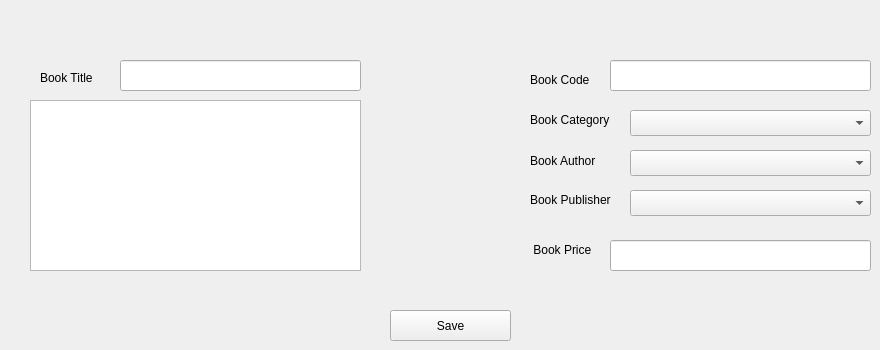
      <widget class="QWidget" name="tab_6">
       <attribute name="title">
        <string>Add New Book</string>
       </attribute>
       <widget class="QLabel" name="label_33">
        <property name="geometry">
         <rect>
          <x>530</x>
          <y>70</y>
          <width>71</width>
          <height>20</height>
         </rect>
        </property>
        <property name="text">
         <string>Book Code</string>
        </property>
       </widget>
       <widget class="QLabel" name="label_34">
        <property name="geometry">
         <rect>
          <x>530</x>
          <y>140</y>
          <width>91</width>
          <height>41</height>
         </rect>
        </property>
        <property name="text">
         <string>Book Author</string>
        </property>
       </widget>
       <widget class="QLabel" name="label_35">
        <property name="geometry">
         <rect>
          <x>40</x>
          <y>70</y>
          <width>71</width>
          <height>16</height>
         </rect>
        </property>
        <property name="text">
         <string>Book Title</string>
        </property>
       </widget>
       <widget class="QPlainTextEdit" name="plainTextEdit_6">
        <property name="geometry">
         <rect>
          <x>30</x>
          <y>100</y>
          <width>331</width>
          <height>171</height>
         </rect>
        </property>
       </widget>
       <widget class="QPushButton" name="pushButton_12">
        <property name="geometry">
         <rect>
          <x>390</x>
          <y>310</y>
          <width>121</width>
          <height>31</height>
         </rect>
        </property>
        <property name="text">
         <string>Save</string>
        </property>
       </widget>
       <widget class="QLabel" name="label_36">
        <property name="geometry">
         <rect>
          <x>530</x>
          <y>240</y>
          <width>71</width>
          <height>20</height>
         </rect>
        </property>
        <property name="text">
         <string> Book Price</string>
        </property>
       </widget>
       <widget class="QLineEdit" name="lineEdit_18">
        <property name="geometry">
         <rect>
          <x>610</x>
          <y>60</y>
          <width>261</width>
          <height>31</height>
         </rect>
        </property>
       </widget>
       <widget class="QComboBox" name="comboBox_18">
        <property name="geometry">
         <rect>
          <x>630</x>
          <y>190</y>
          <width>241</width>
          <height>26</height>
         </rect>
        </property>
       </widget>
       <widget class="QLineEdit" name="lineEdit_19">
        <property name="geometry">
         <rect>
          <x>610</x>
          <y>240</y>
          <width>261</width>
          <height>31</height>
         </rect>
        </property>
       </widget>
       <widget class="QLabel" name="label_37">
        <property name="geometry">
         <rect>
          <x>530</x>
          <y>110</y>
          <width>91</width>
          <height>20</height>
         </rect>
        </property>
        <property name="text">
         <string>Book Category</string>
        </property>
       </widget>
       <widget class="QComboBox" name="comboBox_19">
        <property name="geometry">
         <rect>
          <x>630</x>
          <y>150</y>
          <width>241</width>
          <height>26</height>
         </rect>
        </property>
       </widget>
       <widget class="QComboBox" name="comboBox_20">
        <property name="geometry">
         <rect>
          <x>630</x>
          <y>110</y>
          <width>241</width>
          <height>26</height>
         </rect>
        </property>
       </widget>
       <widget class="QLabel" name="label_38">
        <property name="geometry">
         <rect>
          <x>530</x>
          <y>190</y>
          <width>91</width>
          <height>20</height>
         </rect>
        </property>
        <property name="text">
         <string>Book Publisher</string>
        </property>
       </widget>
       <widget class="QLineEdit" name="lineEdit_20">
        <property name="geometry">
         <rect>
          <x>120</x>
          <y>60</y>
          <width>241</width>
          <height>31</height>
         </rect>
        </property>
       </widget>
      </widget>
